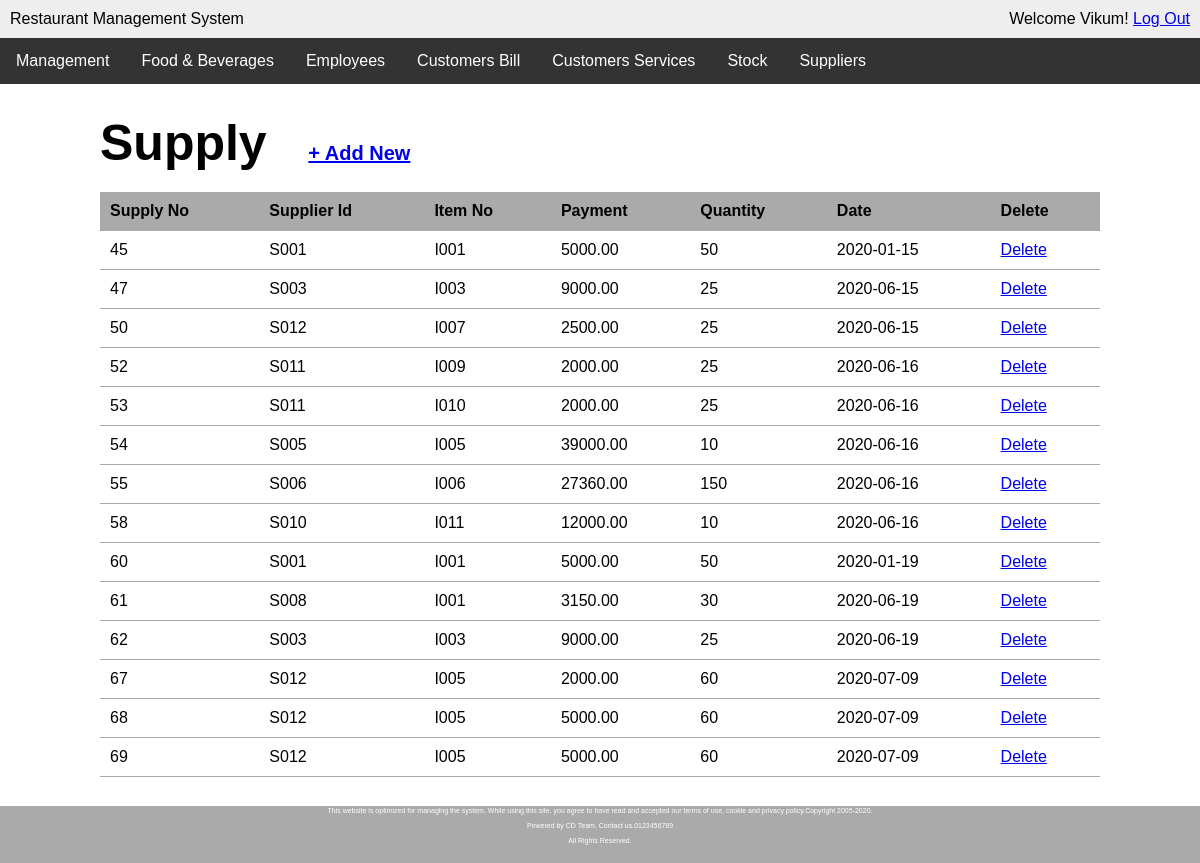
Screenshot of /supply.php (signed in) with the database file from the repository.
### tables this page shows
CREATE TABLE `supply` (
  `supply_NO` int(11) NOT NULL,
  `SS_ID` varchar(10) NOT NULL,
  `II_NO` varchar(10) NOT NULL,
  `Payment` decimal(10,2) DEFAULT NULL,
  `Quantity` int(11) DEFAULT NULL,
  `Date` date DEFAULT NULL
);

### supply.php (the view, shortened to what this page needs)
<?php require_once('inc/connection.php'); ?>
<?php
	$supply_list = '';
	$query = "SELECT * FROM supply GROUP BY supply.supply_NO";
	$supplys = mysqli_query($connection, $query);
	while ($supply = mysqli_fetch_assoc($supplys)) {
		$supply_list .= "<tr>";
		$supply_list .= "<td>{$supply['supply_NO']}</td>";
		$supply_list .= "<td>{$supply['SS_ID']}</td>";
		$supply_list .= "<td>{$supply['II_NO']}</td>";
		$supply_list .= "<td>{$supply['Payment']}</td>";
		$supply_list .= "<td>{$supply['Quantity']}</td>";
		$supply_list .= "<td>{$supply['Date']}</td>";
		$supply_list .= "<td><a href=\"delete-supplys.php?supply_no={$supply['supply_NO']}\"
						onclick=\"return confirm('Are you sure?');\">Delete</a></td>";
		$supply_list .= "</tr>";
	}
 ?>
<!DOCTYPE html>
<html lang="en">
<head>
	<link rel="stylesheet" href="css/main.css">
</head>
<body>
	<div class="wrapper">
  		<header>
		<div class="appname">Restaurant Management System</div>
		<div class="loggedin">Welcome <?php echo $_SESSION['first_name']; ?>! <a href="logout.php">Log Out</a></div>
	</header>
	<div class="navbar">
		  <a href="users.php">Management</a>
		  <div class="dropdown">
		    <button class="dropbtn">Food & Beverages</button>
		  </div>
		  <div class="dropdown">
		    <button class="dropbtn">Employees</button>
		  </div>
		  <a href="final-bill.php">Customers Bill</a>
		  <div class="dropdown">
		    <button class="dropbtn">Customers Services</button>
		  </div>
		  <a href="stock.php">Stock</a>
		  <div class="dropdown">
		    <button class="dropbtn">Suppliers</button>
		  </div>
		</div>
	<main>
		<h1>Supply &nbsp;&nbsp;<span><a href="add-supply.php">+ Add New</a></span></h1>
		<table class="masterlist">
			<tr>
				<th>Supply No</th>
				<th>Supplier Id</th>
				<th>Item No</th>
				<th>Payment</th>
				<th>Quantity</th>
				<th>Date</th>
				<th>Delete</th>
			</tr>
			<?php echo $supply_list; ?>
		</table>
	</main>
	</div>
	<div class="footer">
  		<p class="foot">This website is optimized for managing the system. While using this site, you agree to have read and accepted our terms of use, cookie and privacy policy.Copyright 2005-2020.</p>
  		<p class="foot">Powered by CD Team. Contact us.0123456789</p>
  		<p class="foot">All Rights Reserved.</p>
	</div>
</body>
</html>

### css/main.css (style rules this page uses)
* { margin: 0; }
html, body { height:100%; font-family: Arial, "Helvetica Neue", Helvetica, sans-serif; font-size: 16px; overflow:hidden; }
.wrapper { overflow-y:scroll; height: 93%; }
.footer { position: fixed; background: #aaa; bottom: 0; height: 6%; width: 100%; font-size: 7px; color: white; line-height: 0px; padding-bottom: 0px; padding-top: 5px; }
p { margin-bottom: 15px; }
p.foot { text-align: center; }
button { width: 100%; padding: 5px; -webkit-box-sizing: border-box; -moz-box-sizing: border-box; box-sizing: border-box; }
header { background: #eee; overflow: auto; padding: 10px; }
header .appname { float: left; }
header .loggedin { float: right; }
main { width: 1000px; margin: 30px auto; }
main h1 { margin-bottom: 20px; font-size: 50px; }
main h1 span { font-size: 20px; }
table.masterlist { width: 100%; border-collapse: collapse; }
table.masterlist th { background: #aaa; text-align: left; }
table.masterlist th, table.masterlist td { padding: 10px; border-bottom: 1px solid #aaa; }
.navbar { overflow: hidden; background-color: #333; }
.navbar a { float: left; font-size: 16px; color: white; text-align: center; padding: 14px 16px; text-decoration: none; }
.dropdown { float: left; overflow: hidden; }
.dropdown .dropbtn { font-size: 16px; border: none; outline: none; color: white; padding: 14px 16px; background-color: inherit; font-family: inherit; margin: 0; }

### rows the page displays
supply: supply_NO "45", SS_ID "S001", II_NO "I001", Payment "5000.00", Quantity "50", Date "2020-01-15"
supply: supply_NO "47", SS_ID "S003", II_NO "I003", Payment "9000.00", Quantity "25", Date "2020-06-15"
supply: supply_NO "50", SS_ID "S012", II_NO "I007", Payment "2500.00", Quantity "25", Date "2020-06-15"
supply: supply_NO "52", SS_ID "S011", II_NO "I009", Payment "2000.00", Quantity "25", Date "2020-06-16"
supply: supply_NO "53", SS_ID "S011", II_NO "I010", Payment "2000.00", Quantity "25", Date "2020-06-16"
supply: supply_NO "54", SS_ID "S005", II_NO "I005", Payment "39000.00", Quantity "10", Date "2020-06-16"
supply: supply_NO "55", SS_ID "S006", II_NO "I006", Payment "27360.00", Quantity "150", Date "2020-06-16"
supply: supply_NO "58", SS_ID "S010", II_NO "I011", Payment "12000.00", Quantity "10", Date "2020-06-16"
supply: supply_NO "60", SS_ID "S001", II_NO "I001", Payment "5000.00", Quantity "50", Date "2020-01-19"
supply: supply_NO "61", SS_ID "S008", II_NO "I001", Payment "3150.00", Quantity "30", Date "2020-06-19"
supply: supply_NO "62", SS_ID "S003", II_NO "I003", Payment "9000.00", Quantity "25", Date "2020-06-19"
supply: supply_NO "67", SS_ID "S012", II_NO "I005", Payment "2000.00", Quantity "60", Date "2020-07-09"
supply: supply_NO "68", SS_ID "S012", II_NO "I005", Payment "5000.00", Quantity "60", Date "2020-07-09"
supply: supply_NO "69", SS_ID "S012", II_NO "I005", Payment "5000.00", Quantity "60", Date "2020-07-09"

### other values shown
$_SESSION['first_name'] "Vikum"
